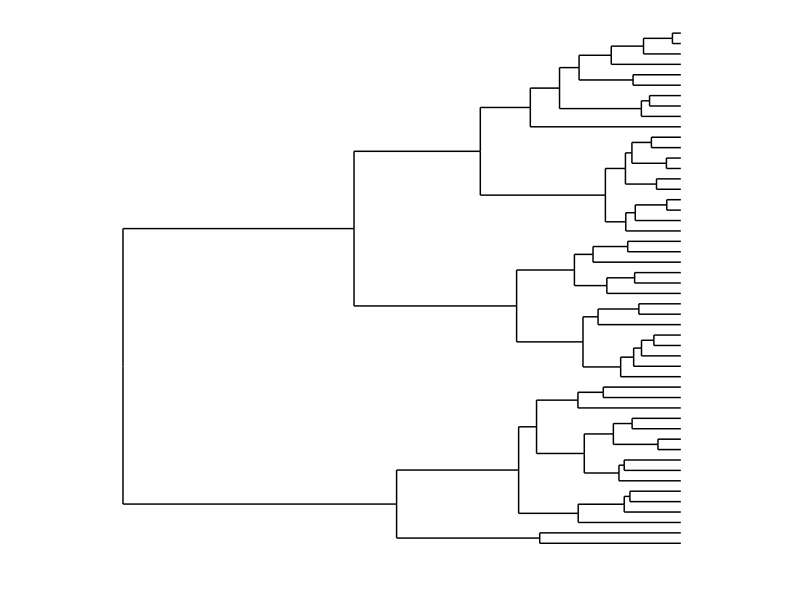
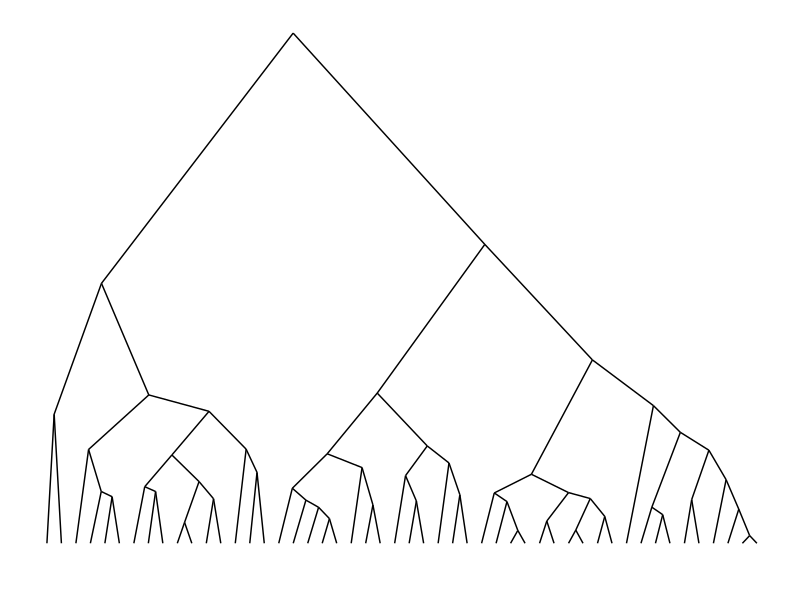
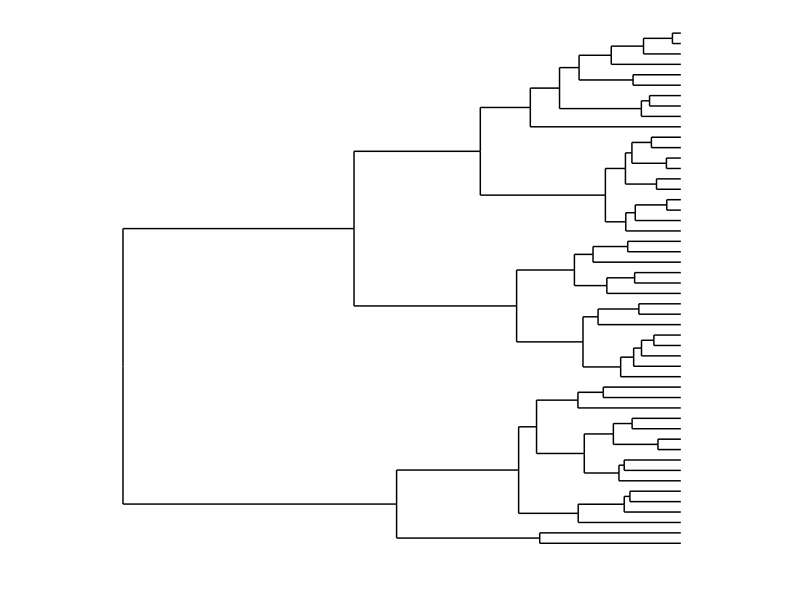
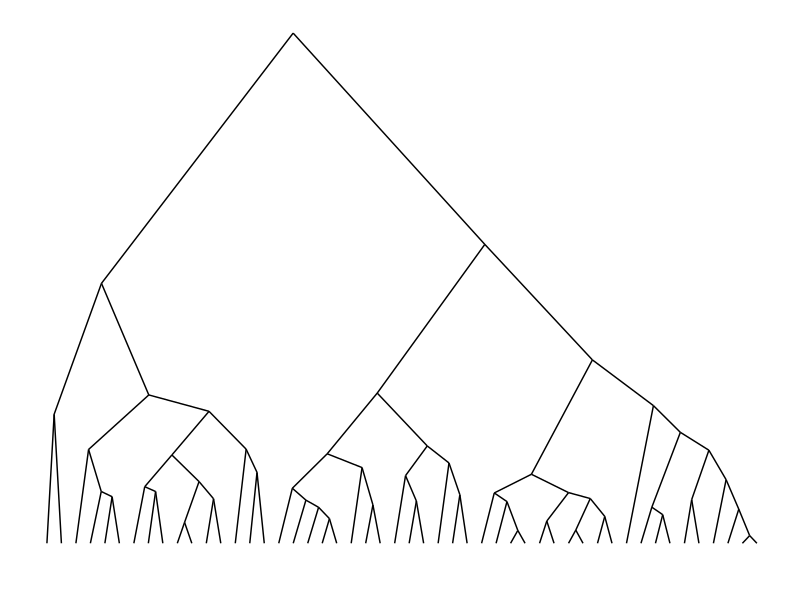

Source code (R) for these figures, in order:
## ---- chunk 1
library(ggplot2)
library(ggdendro)
## ---- chunk 2

require(ggplot2)
#
# Demonstrate dendro_data.dendrogram
#
hc <- hclust(dist(USArrests), "ave")
dhc <- as.dendrogram(hc)
# Rectangular lines
ddata <- dendro_data(dhc, type="rectangle")
ggplot(segment(ddata)) + geom_segment(aes(x=x, y=y, xend=xend, yend=yend)) +
		coord_flip() + scale_y_reverse(expand=c(0.2, 0)) + theme_dendro()
# Triangular lines
ddata <- dendro_data(dhc, type="triangle")
ggplot(segment(ddata)) + geom_segment(aes(x=x, y=y, xend=xend, yend=yend)) + theme_dendro()
#
# Demonstrate dendro_data.hclust
#
require(ggplot2)
hc <- hclust(dist(USArrests), "ave")
# Rectangular lines
hcdata <- dendro_data(hc, type="rectangle")
ggplot(segment(hcdata)) + geom_segment(aes(x=x, y=y, xend=xend, yend=yend)) +
   coord_flip() + scale_y_reverse(expand=c(0.2, 0)) + theme_dendro()
# Triangular lines
hcdata <- dendro_data(hc, type="triangle")
ggplot(segment(hcdata)) + geom_segment(aes(x=x, y=y, xend=xend, yend=yend)) +
  theme_dendro()
